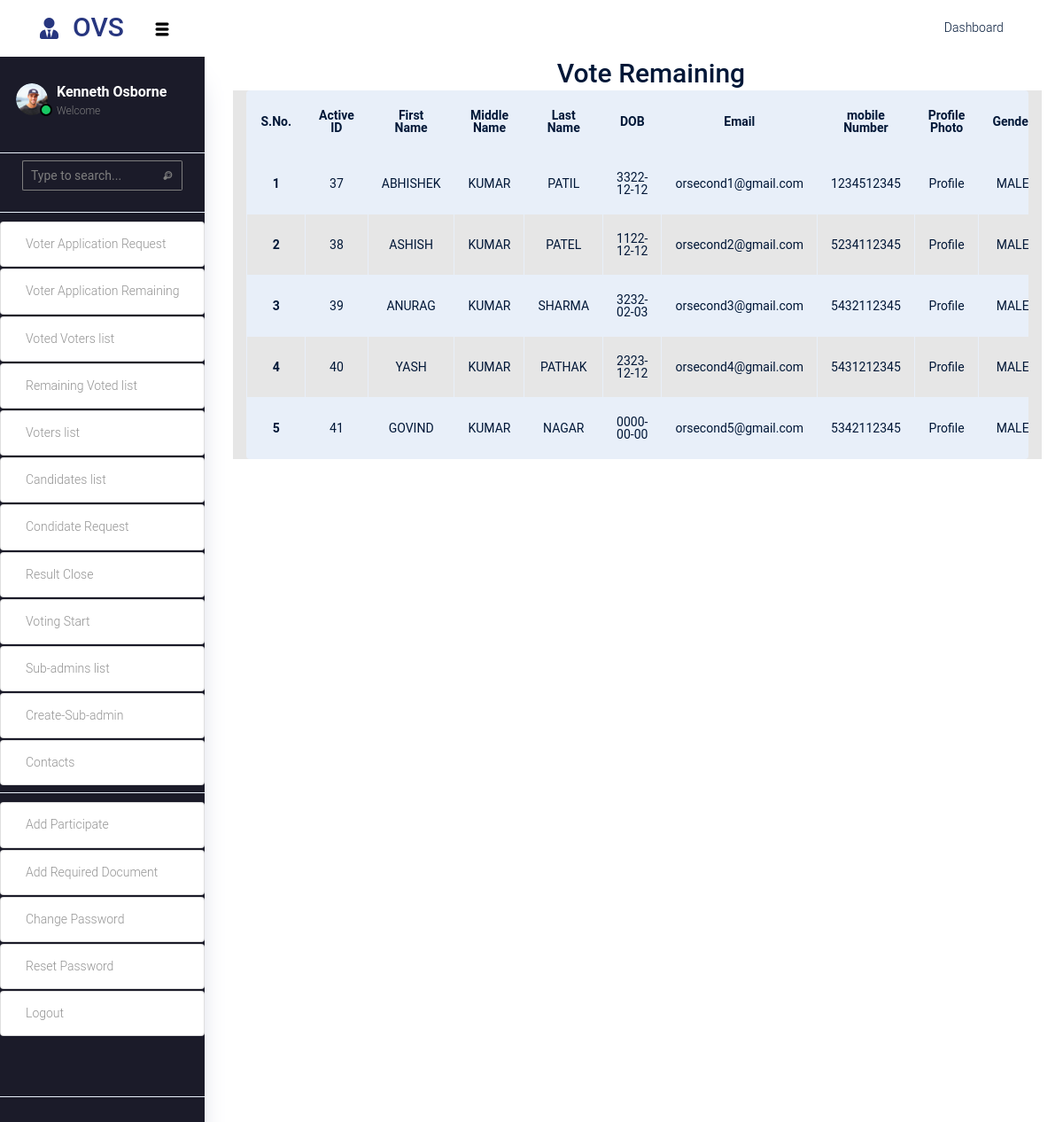
/online_voting_system/admin/ovs_admin/total_voted_voters.php (signed in), run on the app's committed database.
### tables this page shows
CREATE TABLE `org_participate_voter` (
  `id` int(10) NOT NULL,
  `active_org_id` varchar(255) NOT NULL,
  `voter_id` varchar(255) NOT NULL,
  `first_name` varchar(60) NOT NULL,
  `middle_name` varchar(40) NOT NULL,
  `last_name` varchar(60) NOT NULL,
  `dob` date NOT NULL,
  `mobile_number` text NOT NULL,
  `email` text NOT NULL,
  `profile_photo` varchar(100) NOT NULL,
  `gender` varchar(10) NOT NULL,
  `country` varchar(255) NOT NULL,
  `state` varchar(255) NOT NULL,
  `district` varchar(255) NOT NULL,
  `tahsil` varchar(255) NOT NULL,
  `city` varchar(255) NOT NULL,
  `pin_code` varchar(255) NOT NULL,
  `type_address_proof` varchar(255) NOT NULL,
  `doc_address_proof` varchar(255) NOT NULL,
  `type_id_proof` varchar(255) NOT NULL,
  `id_proof` varchar(255) NOT NULL,
  `literate_status` varchar(255) NOT NULL DEFAULT 'Literate',
  `accepted_by_ID` varchar(40) NOT NULL DEFAULT 'notAccept' COMMENT '0-Request not accepted yet, \r\nadmin org ID - accepted\r\n\r\n1-Active ID, 2-Block user, 3-Suspended user, 4-Service Stoped fro user. 5-ID Resticate(Block for ferther registation only for admin \r\n option)',
  `vote_status` int(10) NOT NULL DEFAULT 0 COMMENT '0-vote is remaing, 1 is voted',
  `create_at` timestamp NULL DEFAULT current_timestamp(),
  `updated_at` timestamp NULL DEFAULT NULL
);

### online_voting_system/admin/ovs_admin/total_voted_voters.php (the view, shortened to what this page needs)
<?php include("../navbar_footer/navbar.php"); ?>
<div class="container-fluid position-relative d-inline-block text-center " style="overflow:scroll; overflow:hidden; padding-right: 13rem !important; ">
    <h1 class="m-1">Vote Remaining</h1>
    <div class="row bg-light h-100 w-100">
        <div class="ps-1 col-lg-12">
            <div class="bg-light rounded h-100 table-responsive">
                <?php
                include("../../controller/database.php");
                $user_belong = $_SESSION["user_belong"];
                $query_org = "SELECT `id`, `active_org_id`, `voter_id`, `first_name`, `middle_name`, `last_name`, `dob`, `mobile_number`, `email`, `profile_photo`, `gender`, `country`, `state`, `district`, `tahsil`, `city`, `pin_code`, `type_address_proof`, `doc_address_proof`, `type_id_proof`, `id_proof`, `literate_status`, `accepted_by_ID`, `vote_status`, `create_at`, `updated_at` FROM `org_participate_voter` WHERE `vote_status` = 1 AND  `active_org_id`= $user_belong";
                $insert = mysqli_query($dbcon, $query_org);
                $sn = 1;
                ?>
                <table class="table table-bordered table-striped">
                    <tdead>
                        <tr>
                            <th scope="col">S.No.</th>
                            <th scope="col">Active ID</th>
                            <th scope="col">First Name</th>
                            <th scope="col">Middle Name</th>
                            <th scope="col">Last Name</th>
                            <th scope="col">DOB</th>
                            <th scope="col">Email</th>
                            <th scope="col">mobile Number</th>
                            <th scope="col">Profile Photo</th>
                            <th scope="col">Gender</th>
                        </tr>
                    </tdead>
                    <tbody>
                        <?php foreach ($insert as $row) { ?>
                            <tr>
                                <th scope="row"><?php echo $sn++; ?></th>
                                <td><?php echo $row['voter_id']; ?></td>
                                <td><?php echo $row['first_name']; ?></td>
                                <td><?php echo $row['middle_name']; ?></td>
                                <td><?php echo $row['last_name']; ?></td>
                                <td><?php echo $row['dob']; ?></td>
                                <td><?php echo $row['email']; ?></td>
                                <td><?php echo $row['mobile_number']; ?></td>
                                <td><?php
                                    ?>Profile</td>
                                <td><?php echo $row['gender']; ?></td>
                            </tr>
                        <?php } ?>
                    </tbody>
                </table>
            </div>
        </div>
    </div>
</div>
<?php include("../navbar_footer/footer.php"); ?>

### data on the page
org_participate_voter: voter "37", first_name "ABHISHEK", middle_name "KUMAR", last_name "PATIL", dob "3322-12-12", email "orsecond1@gmail.com", mobile_number "1234512345", gender "MALE"
org_participate_voter: voter "38", first_name "ASHISH", middle_name "KUMAR", last_name "PATEL", dob "1122-12-12", email "orsecond2@gmail.com", mobile_number "5234112345", gender "MALE"
org_participate_voter: voter "39", first_name "ANURAG", middle_name "KUMAR", last_name "SHARMA", dob "3232-02-03", email "orsecond3@gmail.com", mobile_number "5432112345", gender "MALE"
org_participate_voter: voter "40", first_name "YASH", middle_name "KUMAR", last_name "PATHAK", dob "2323-12-12", email "orsecond4@gmail.com", mobile_number "5431212345", gender "MALE"
org_participate_voter: voter "41", first_name "GOVIND", middle_name "KUMAR", last_name "NAGAR", dob "0000-00-00", email "orsecond5@gmail.com", mobile_number "5342112345", gender "MALE"
